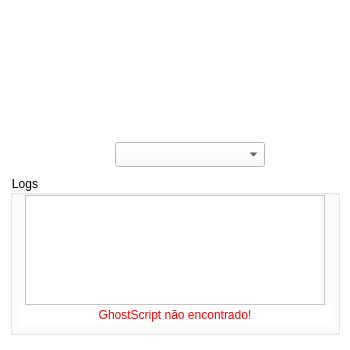
<?xml version="1.0" encoding="UTF-8"?>
<ui version="4.0">
 <class>main_window</class>
 <widget class="QMainWindow" name="main_window">
  <property name="windowModality">
   <enum>Qt::NonModal</enum>
  </property>
  <property name="geometry">
   <rect>
    <x>0</x>
    <y>0</y>
    <width>350</width>
    <height>350</height>
   </rect>
  </property>
  <property name="sizePolicy">
   <sizepolicy hsizetype="Fixed" vsizetype="Fixed">
    <horstretch>0</horstretch>
    <verstretch>0</verstretch>
   </sizepolicy>
  </property>
  <property name="maximumSize">
   <size>
    <width>350</width>
    <height>350</height>
   </size>
  </property>
  <property name="windowTitle">
   <string>IdeYou Print - v1.0</string>
  </property>
  <property name="windowIcon">
   <iconset>
    <normaloff>favicon.ico</normaloff>favicon.ico</iconset>
  </property>
  <property name="autoFillBackground">
   <bool>false</bool>
  </property>
  <property name="styleSheet">
   <string notr="true">color: #000000; 
background: #FFF;</string>
  </property>
  <widget class="QWidget" name="centralwidget">
   <widget class="QPushButton" name="btn_reload">
    <property name="enabled">
     <bool>true</bool>
    </property>
    <property name="geometry">
     <rect>
      <x>290</x>
      <y>135</y>
      <width>40</width>
      <height>40</height>
     </rect>
    </property>
    <property name="sizePolicy">
     <sizepolicy hsizetype="Fixed" vsizetype="Fixed">
      <horstretch>0</horstretch>
      <verstretch>0</verstretch>
     </sizepolicy>
    </property>
    <property name="font">
     <font>
      <pointsize>18</pointsize>
      <weight>75</weight>
      <bold>true</bold>
     </font>
    </property>
    <property name="cursor">
     <cursorShape>PointingHandCursor</cursorShape>
    </property>
    <property name="autoFillBackground">
     <bool>false</bool>
    </property>
    <property name="styleSheet">
     <string notr="true">border: none;
border-radius: 15px;
background-color: transparent;</string>
    </property>
    <property name="text">
     <string/>
    </property>
    <property name="icon">
     <iconset>
      <normaloff>refresh.png</normaloff>refresh.png</iconset>
    </property>
    <property name="iconSize">
     <size>
      <width>28</width>
      <height>28</height>
     </size>
    </property>
   </widget>
   <widget class="QLabel" name="img_logo">
    <property name="geometry">
     <rect>
      <x>75</x>
      <y>25</y>
      <width>200</width>
      <height>105</height>
     </rect>
    </property>
    <property name="sizePolicy">
     <sizepolicy hsizetype="Fixed" vsizetype="Fixed">
      <horstretch>0</horstretch>
      <verstretch>0</verstretch>
     </sizepolicy>
    </property>
    <property name="minimumSize">
     <size>
      <width>200</width>
      <height>105</height>
     </size>
    </property>
    <property name="maximumSize">
     <size>
      <width>200</width>
      <height>105</height>
     </size>
    </property>
    <property name="text">
     <string/>
    </property>
    <property name="pixmap">
     <pixmap>poweredby.png</pixmap>
    </property>
    <property name="scaledContents">
     <bool>true</bool>
    </property>
    <property name="alignment">
     <set>Qt::AlignCenter</set>
    </property>
   </widget>
   <widget class="QGroupBox" name="gpb">
    <property name="geometry">
     <rect>
      <x>10</x>
      <y>175</y>
      <width>330</width>
      <height>160</height>
     </rect>
    </property>
    <property name="styleSheet">
     <string notr="true"/>
    </property>
    <property name="title">
     <string>Logs</string>
    </property>
    <widget class="QTextEdit" name="log_box">
     <property name="geometry">
      <rect>
       <x>15</x>
       <y>20</y>
       <width>300</width>
       <height>110</height>
      </rect>
     </property>
     <property name="lineWidth">
      <number>1</number>
     </property>
     <property name="readOnly">
      <bool>true</bool>
     </property>
     <property name="placeholderText">
      <string/>
     </property>
    </widget>
    <widget class="QLabel" name="gsv_label">
     <property name="geometry">
      <rect>
       <x>10</x>
       <y>130</y>
       <width>310</width>
       <height>20</height>
      </rect>
     </property>
     <property name="sizePolicy">
      <sizepolicy hsizetype="Fixed" vsizetype="Fixed">
       <horstretch>0</horstretch>
       <verstretch>0</verstretch>
      </sizepolicy>
     </property>
     <property name="minimumSize">
      <size>
       <width>310</width>
       <height>20</height>
      </size>
     </property>
     <property name="maximumSize">
      <size>
       <width>310</width>
       <height>20</height>
      </size>
     </property>
     <property name="styleSheet">
      <string notr="true">color: red;</string>
     </property>
     <property name="text">
      <string>GhostScript não encontrado!</string>
     </property>
     <property name="alignment">
      <set>Qt::AlignCenter</set>
     </property>
    </widget>
   </widget>
   <widget class="QComboBox" name="select_printer">
    <property name="geometry">
     <rect>
      <x>115</x>
      <y>142</y>
      <width>150</width>
      <height>25</height>
     </rect>
    </property>
    <property name="sizePolicy">
     <sizepolicy hsizetype="Fixed" vsizetype="Fixed">
      <horstretch>0</horstretch>
      <verstretch>0</verstretch>
     </sizepolicy>
    </property>
    <property name="minimumSize">
     <size>
      <width>150</width>
      <height>25</height>
     </size>
    </property>
    <property name="maximumSize">
     <size>
      <width>150</width>
      <height>25</height>
     </size>
    </property>
    <property name="font">
     <font>
      <pointsize>10</pointsize>
      <weight>75</weight>
      <bold>true</bold>
     </font>
    </property>
    <property name="currentText">
     <string/>
    </property>
    <property name="frame">
     <bool>true</bool>
    </property>
   </widget>
   <widget class="QPushButton" name="btn_reload_2">
    <property name="enabled">
     <bool>true</bool>
    </property>
    <property name="geometry">
     <rect>
      <x>75</x>
      <y>140</y>
      <width>30</width>
      <height>30</height>
     </rect>
    </property>
    <property name="sizePolicy">
     <sizepolicy hsizetype="Fixed" vsizetype="Fixed">
      <horstretch>0</horstretch>
      <verstretch>0</verstretch>
     </sizepolicy>
    </property>
    <property name="font">
     <font>
      <pointsize>18</pointsize>
      <weight>75</weight>
      <bold>true</bold>
     </font>
    </property>
    <property name="cursor">
     <cursorShape>PointingHandCursor</cursorShape>
    </property>
    <property name="autoFillBackground">
     <bool>false</bool>
    </property>
    <property name="styleSheet">
     <string notr="true">border: none;
border-radius: 15px;
background-color: transparent;</string>
    </property>
    <property name="text">
     <string/>
    </property>
    <property name="icon">
     <iconset>
      <normaloff>printer.png</normaloff>printer.png</iconset>
    </property>
    <property name="iconSize">
     <size>
      <width>28</width>
      <height>28</height>
     </size>
    </property>
   </widget>
   <zorder>img_logo</zorder>
   <zorder>gpb</zorder>
   <zorder>btn_reload</zorder>
   <zorder>select_printer</zorder>
   <zorder>btn_reload_2</zorder>
  </widget>
 </widget>
 <resources/>
 <connections/>
</ui>
